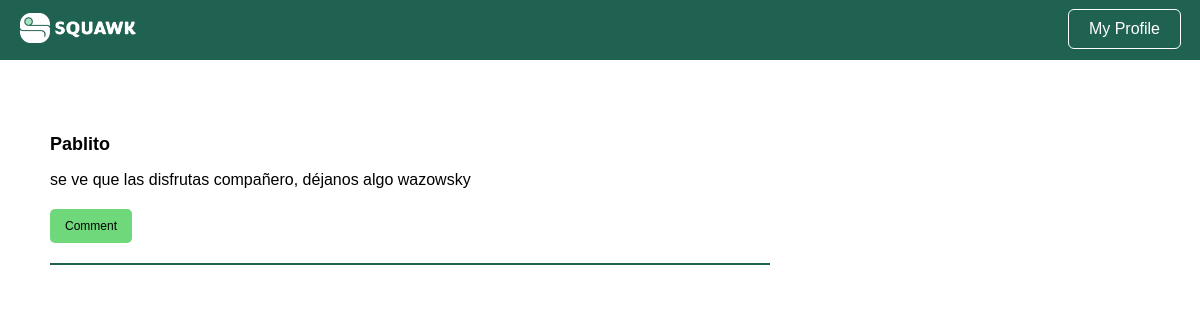
The page /thread/83 (signed in) on the database its author committed.
### tables this page shows
CREATE TABLE users (
  user_id INTEGER PRIMARY KEY AUTOINCREMENT,
  username VARCHAR NOT NULL,
  password VARCHAR NOT NULL,
  is_admin BOOLEAN NOT NULL
);

CREATE TABLE squawks (
  squawk_id INTEGER PRIMARY KEY AUTOINCREMENT,
  content VARCHAR NOT NULL,
  is_reply_to INT,
  user_id INT,
  created TIMESTAMP NOT NULL DEFAULT CURRENT_TIMESTAMP
);

### squawk_controller.py (the view)
def thread(squawk_id):
  user_id = session['user_id']
  squawk = ss.get_squawk(squawk_id=squawk_id)
  user = us.get_user(squawk.user_id).username
  squawk_info = (squawk, user)
  thread = ts.get_thread(squawk.squawk_id)
  thread_users = [us.get_user(squawk.user_id).username for squawk in thread]
  thread_info = list(zip(thread, thread_users))
  return render_template('thread.html', squawk_info=squawk_info, thread_info=thread_info, user_id=user_id)

### bl/squawk_service.py (called while the page is built)
  def get_squawk(self, squawk_id):
    squawk = self.squawkDAO.get(squawk_id)
    return squawk

### bl/thread_service.py (called while the page is built)
  def get_thread(self, squawk_id):
    squawk = self.squawkDAO.get(squawk_id)
    if not squawk:
      return []
    thread = self._get_replies(squawk_id)
    return thread

  def _get_replies(self, squawk_id):
    replies = []
    squawks = self.squawkDAO.getall()
    for x in squawks:
      if x.is_reply_to == squawk_id:
        replies.append(x)
    return replies

### bl/user_service.py (called while the page is built)
  def get_user(self, user_id):
    user = self.userDAO.get(user_id)
    return user

### dl/squawk_dao.py (called while the page is built)
  def get(self, squawkID):
    query = "SELECT * FROM squawks WHERE squawk_id = ?"
    result = self.DB.run_query(query, (squawkID, ))
    try:
      data = result.fetchone()
      squawk = Squawk(data)
      return squawk
    except:
      return None

  def getall(self):
    query = "SELECT * FROM squawks ORDER BY created DESC"
    result = self.DB.run_query(query)
    try:
      data_list = result.fetchall()
      squawks = []
      for data in data_list:
        squawk = Squawk(data)#['squawk_id'], data['content'], data['is_reply_to'], data['user_id'], data['created'])
        squawks.append(squawk)
      return squawks
    except:
      return None

### dl/user_dao.py (called while the page is built)
  def get(self, userID):
    query = "SELECT * FROM users WHERE user_id = ?"
    result = self.DB.run_query(query, (userID, ))
    try:
      data = result.fetchone()
      user = User(data)
      return user
    except:
      return None

### utils/database.py (called while the page is built)
  def run_query(self, query, parameters=None):
    try:
      cursor = self.connection.cursor()
      if parameters:
        cursor.execute(query, parameters)
      else:
        cursor.execute(query)
      self.connection.commit()
      return cursor
    except Exception as e:
      print(f"Error running query: {e}")
      return None

### templates/thread.html (shortened to what this page needs)
<!DOCTYPE html>
<html>
  <head>
    <link rel="stylesheet" href="{{ url_for('static', filename='squawk_basic.css') }}" />
    <link rel="stylesheet" href="{{ url_for('static', filename='squawk_render.css') }}" />
  </head>
  <body>
    <div class="navbar">
      <a href="{{url_for('home')}}"><img src="{{ url_for('static', filename='img/squawk_long.png') }}" alt="Squawk Logo" class="logo"></a>
      <a href="{{ url_for('user', user_id=user_id) }}"><button class="login-button">My Profile</button></a>
    </div>
    <div class="board">
      <div class="squawk">
        <h4>
          <a href="{{url_for('user', user_id=squawk_info[0].user_id)}}"> {{squawk_info[1]}} </a>
        </h4>
        <p> {{squawk_info[0].content}} </p>
        <a href="{{ url_for('comment', is_reply_to=squawk_info[0].squawk_id) }}"><button id="{{squawk_info[0].squawk_id}}">Comment</button></a>
      </div>
    </div>
  </body>
</html>

### static/squawk_basic.css (style rules this page uses)
body { font-family: Arial, sans-serif; margin: 0; padding: 0; }
a { color: #2660A4 }
.login-button { background-color: transparent; border-radius: 5px; color: white; cursor: pointer; font-size: 16px; margin-right: 10px; outline: 1px solid white; padding: 10px 20px; }
.navbar { background-color: #206252; padding: 10px; display: flex; justify-content: space-between; }
.navbar button { background-color: transparent; border: none; color: white; cursor: pointer; font-size: 16px; margin-bottom: 2px; margin-right: 10px; }
.navbar .logo { height: 30px; margin-left: 10px; margin-top: 3px; }

### static/squawk_render.css (style rules this page uses)
.board { display: flex; flex-direction: column; justify-content: center; margin: 50px; width: 60vw; }
.board a { color: inherit; text-decoration: none; }
.squawk { border-bottom: 2px solid #206252; margin-bottom: 20px; }
.squawk h4 { font-size: 18px; margin-bottom: 10px; }
.squawk p { font-size: 16px; margin-bottom: 10px; }
.squawk button { background-color: #6FD87B; border: none; border-radius: 5px; color: black; cursor: pointer; font-size: 12px; margin-bottom: 20px; margin-top: 10px; padding: 10px 15px; }

### rows shown on the page
users: username "Pablito"
squawks: content "se ve que las disfrutas compañero, déjanos algo wazowsky"
